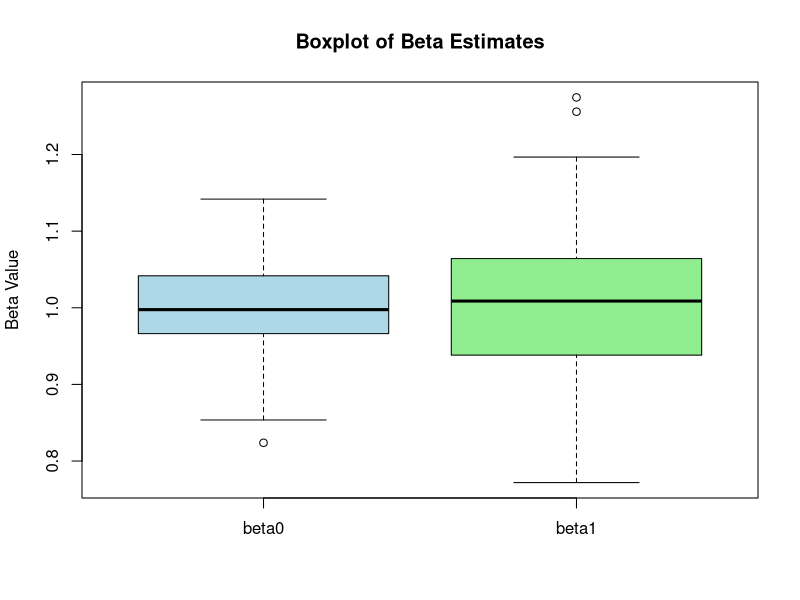
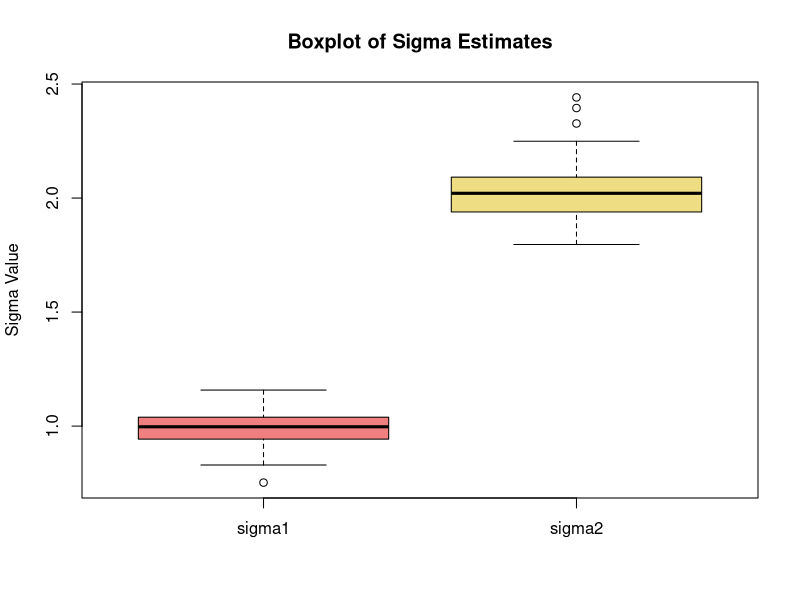

These figures' R source, in order:
# 2. EM algorithm function with covariate(em_mixture_aft_with_covariates)

em_mixture_aft_with_covariate <- function(logT, X, K = 2, max_iter = 200, tol = 1e-3) {
  n <- length(logT)
  
  # Initialize
  sigma <- c(2, 5)        
  pi <- rep(1/K, K)       
  beta0 <- 2               
  beta1 <- 2               
  gamma <- matrix(0, nrow = n, ncol = K)   
  
  # X : Design matrix
  X_design <- cbind(1, X)
  
  for (iter in 1:max_iter) {
    
    ## E-step: conditional probability
    for (k in 1:K) {
      gamma[, k] <- pi[k] * dnorm(logT, mean = beta0 + beta1 * X, sd = sigma[k])
    }
    gamma <- gamma / rowSums(gamma) 
    
    
    pi_old    <- pi
    sigma_old <- sigma
    beta0_old <- beta0
    beta1_old <- beta1
    
    ## M-step:
    # (1) Update pi
    pi <- colMeans(gamma)
    
    # (2) Update beta (Weighted LSE)
    
    # 최적화 문제:  minimize sum_i [ (sum_k gamma_ik/sigma_k^2) * (logT_i - (beta0+beta1 X_i))^2 ]
    # 각 관측치 i의 가중치는: w_i = sum_{k=1}^K gamma[i,k] / sigma[k]^2
    sigma_sq <- sigma^2
    
    # sweep()를 이용해서서 각 열별로 sigma_sq를 나누고, 행별 합 구함함
    w <- rowSums(sweep(gamma, 2, sigma_sq, FUN = "/"))
    W <- diag(w)  # Weight (diagonal) matrix
    beta_update <- solve(t(X_design) %*% W %*% X_design, t(X_design) %*% W %*% logT)
    beta0 <- beta_update[1]
    beta1 <- beta_update[2]
    
    # (3) Update sigma
    residuals <- logT - (beta0 + beta1 * X)
    for (k in 1:K) {
      sigma[k] <- sqrt(sum(gamma[, k] * residuals^2) / sum(gamma[, k]))
    }
    
    # Check Convergence
    if (max(abs(pi - pi_old),
            abs(sigma - sigma_old),
            abs(beta0 - beta0_old),
            abs(beta1 - beta1_old)) < tol) {
      cat("Converged at iteration:", iter, "\n")
      return(list(pi = pi, sigma = sigma, beta_0 = beta0, beta_1 = beta1, iter = iter))
    }
  }
  cat("Not converged in", max_iter, "iterations.\n")
  return(list(pi = pi, sigma = sigma, beta_0 = beta0, beta_1 = beta1, iter = max_iter))
}

###############################

# Result vector 
n_sim <- 100
pi_results    <- matrix(0, nrow = n_sim, ncol = 2)
sigma_results <- matrix(0, nrow = n_sim, ncol = 2)
beta0_results <- numeric(n_sim)
beta1_results <- numeric(n_sim)
conv_iter     <- numeric(n_sim)  

# 시작 시간 기록
start <- Sys.time()

# Simulation iteration
for (i in 1:n_sim) {
  set.seed(i)
  n <- 1000
  
  # True parameter
  pi_true    <- c(0.6, 0.4)
  sigma_true <- c(1, 2)
  beta0_true <- 1
  beta1_true <- 1
  
  # X Covariate
  X <- rbinom(n, 1, prob = 0.5)
  
  # Component (k= 1 or 2)
  component <- sample(1:2, n, replace = TRUE, prob = pi_true)
  
  # epsilon ~ N(0, sigma_k^2)
  epsilon <- rnorm(n, mean = 0, sd = sigma_true[component])
  
  # log(T)
  logT <- beta0_true + beta1_true * X + epsilon
  
  # EM algorithm
  result <- em_mixture_aft_with_covariate(logT, X, K = 2, max_iter = 200, tol = 1e-3)
  
  # Result
  pi_results[i, ]    <- result$pi
  sigma_results[i, ] <- result$sigma
  beta0_results[i]   <- result$beta_0
  beta1_results[i]   <- result$beta_1
  conv_iter[i]       <- result$iter
}

end <- Sys.time()

# Simulation time
cat("Simulation time:", end - start, "\n")


# Summary
summary_df <- data.frame(
  Parameter = c("pi1", "pi2", "sigma1", "sigma2", "beta0", "beta1", "Convergence Iterations"),
  Estimate  = c(mean(pi_results[, 1]), mean(pi_results[, 2]), 
                mean(sigma_results[, 1]), mean(sigma_results[, 2]), 
                mean(beta0_results), mean(beta1_results), mean(conv_iter)),
  True      = c(pi_true[1], pi_true[2], sigma_true[1], sigma_true[2], beta0_true, beta1_true, ".")
)

print(summary_df)

###############################
# Boxplot for Beta and Sigma estimates
###############################

# Boxplot for beta estimates (beta0 and beta1)
beta_df <- data.frame(beta0 = beta0_results, beta1 = beta1_results)
boxplot(beta_df, 
        main = "Boxplot of Beta Estimates", 
        ylab = "Beta Value",
        names = c("beta0", "beta1"),
        col = c("lightblue", "lightgreen"))

# Boxplot for sigma estimates (sigma1 and sigma2)
sigma_df <- data.frame(sigma1 = sigma_results[,1], sigma2 = sigma_results[,2])
boxplot(sigma_df, 
        main = "Boxplot of Sigma Estimates", 
        ylab = "Sigma Value", 
        names = c("sigma1", "sigma2"),
        col = c("lightcoral", "lightgoldenrod"))